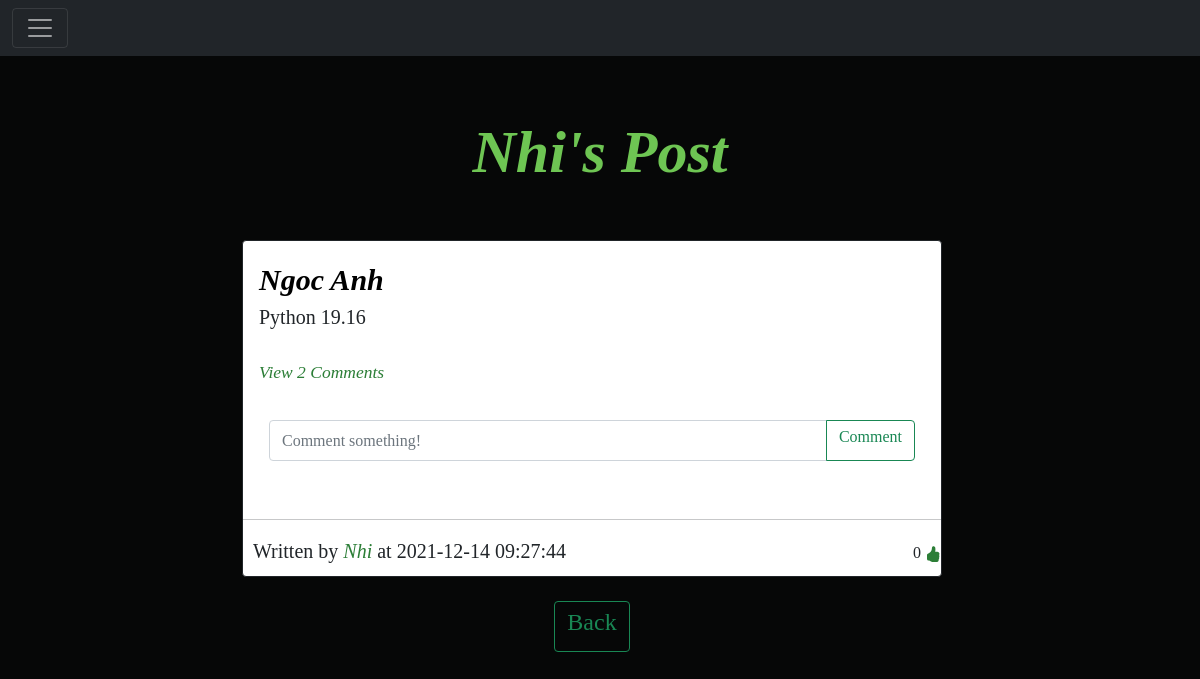
/posts/Nhi (signed in), run on an earlier commit of the app's database.
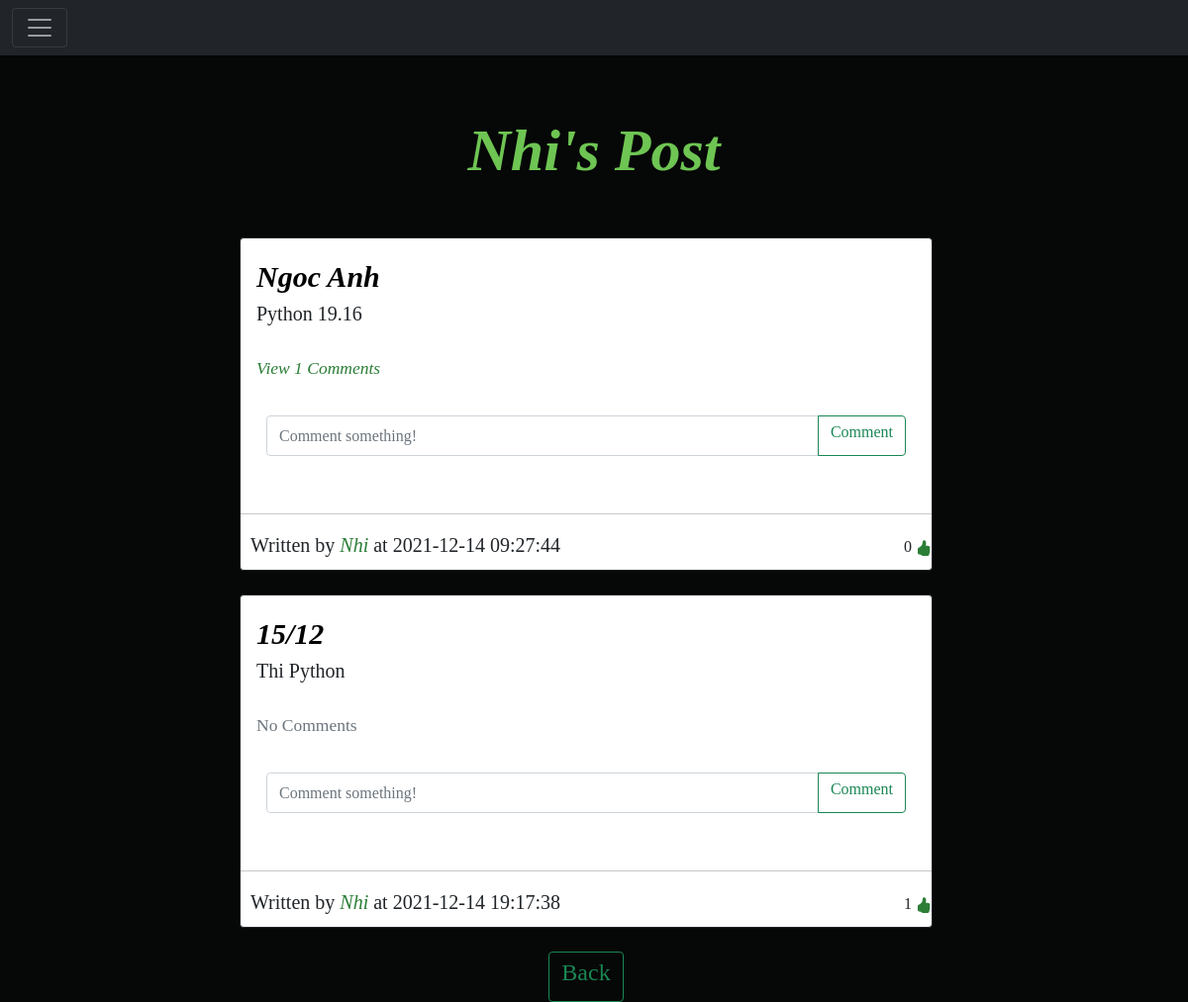
And on a later commit of the database.
### Website/models.py (models this page shows)
class Post(db.Model):
    id = db.Column(db.Integer, primary_key=True)
    title = db.Column(db.Text, nullable=False)
    text = db.Column(db.Text, nullable=False)
    date_created = db.Column(db.DateTime(timezone=True), default=func.now())
    author = db.Column(db.Integer, db.ForeignKey(
        'user.id', ondelete="CASCADE"), nullable=False)
    comments = db.relationship('Comment', backref='post', passive_deletes=True)
    likes = db.relationship('Like', backref='post', passive_deletes=True)

class User(db.Model, UserMixin):
    id = db.Column(db.Integer, primary_key=True)
    email = db.Column(db.String(150), unique=True)
    username = db.Column(db.String(150), unique=True)
    password = db.Column(db.String(150))
    date_created = db.Column(db.DateTime(timezone=True), default=func.now())
    posts = db.relationship('Post', backref='user', passive_deletes=True)
    comments = db.relationship('Comment', backref='user', passive_deletes=True)
    likes = db.relationship('Like', backref='user', passive_deletes=True)
    followed = db.relationship('Follow', foreign_keys=[Follow.follower_id], backref=db.backref('follower', lazy='joined'), lazy=True, cascade='all, delete-orphan')
    followers = db.relationship('Follow', foreign_keys=[Follow.followed_id], backref=db.backref('followed', lazy='joined'), lazy=True, cascade='all, delete-orphan')

### Website/views.py (the view)
@views.route("/posts/<username>")
@login_required
def posts(username):
    user = User.query.filter_by(username=username).first()
    if not user:
        return redirect(url_for('views.home'))
    posts = user.posts
    return render_template("posts.html", user=current_user, posts=posts, username=username)

### Website/__init__.py (called while the page is built)
def create_app():
    app = Flask(__name__)
    app.config['SECRET_KEY'] = "helloworld"
    app.config['SQLALCHEMY_DATABASE_URI'] = f'sqlite:///{DB_NAME}'
    db.init_app(app)
    from .views import views
    from .auth import auth
    app.register_blueprint(views, url_prefix="/")
    app.register_blueprint(auth, url_prefix="/")
    from .models import User, Post, Comment,Like,Follow
    create_database(app)
    login_manager = LoginManager()
    login_manager.login_view = "auth.login"
    login_manager.init_app(app)
    @login_manager.user_loader
    def load_user(id):
        return User.query.get(int(id))
    return app

### Website/templates/posts.html (shortened to what this page needs)
{% extends "posts_div.html" %}
 {% block header %} {{username}}'s Post {% endblock %}
 {% block footer %}
    <div align="center">
      <a href="/home">
          <button type="button" class="btn btn-outline-success"><h4>Back</h4></button>
        </a>
    </div>
    {% endblock %}

### Website/templates/posts_div.html (shortened to what this page needs)
{% extends "base.html" %} {% block title %}Home{% endblock %}
{% block content%}
  <h1 align="center">{% block header %}Posts{% endblock %}</h1>
  <br>
  <div  class="posts">
    {% for post in posts %}
    <div class="card border-dark">
      <div class="card-body">
        <div class="card-text">
          <a class="post-title" href="/post/{{post.id}}">{{post.title}}</a>
          <p class="post-test">{{post.text}}</p>
        </div>
        <br />
        <p class="card-text">
          {% if post.comments|length > 0 %}
          <a data-bs-toggle="collapse" href="#comments-{{post.id}}" role="button">
            <small>View {{post.comments|length}} Comments</small>
          </a>
          {% else %}
          <small class="text-muted">No Comments</small>
          {% endif %}
        </p>
        <br>
        <form
          class="input-group mb-3"
          method="POST"
          action="/create-comment/{{post.id}}"
        >
          <input
            type="text"
            id="text"
            name="text"
            class="form-control"
            placeholder="Comment something!"
          />
          <button class="btn btn-outline-success" type="submit"><h6>Comment</h6></button>
        </form>
      </div>
      <hr>
      <div class="item">
        <div class="d-flex align-items-center justify-content-between">
          <p>Written by <a list-style = "none" class="" href="/profile/{{post.user.username}}"> {{post.user.username}}</a> at {{post.date_created}}</p>
          <div>
            {{ post.likes|length }}
              {% if user.id in post.likes|map(attribute="author")|list %}
              <a href="/like-post/{{post.id}}">
                <svg xmlns="http://www.w3.org/2000/svg" width="16" height="16" fill="currentColor" class="bi bi-hand-thumbs-up" viewBox="0 0 16 16">
                  <path d="M8.864.046C7.908-.193 7.02.53 6.956 1.466c-.072 1.051-.23 2.016-.428 2.59-.125.36-.479 1.013-1.04 1.639-.557.623-1.282 1.178-2.131 1.41C2.685 7.288 2 7.87 2 8.72v4.001c0 .845.682 1.464 1.448 1.545 1.07.114 1.564.415 2.068.723l.048.03c.272.165.578.348.97.484.397.136.861.217 1.466.217h3.5c.937 0 1.599-.477 1.934-1.064a1.86 1.86 0 0 0 .254-.912c0-.152-.023-.312-.077-.464.201-.263.38-.578.488-.901.11-.33.172-.762.004-1.149.069-.13.12-.269.159-.403.077-.27.113-.568.113-.857 0-.288-.036-.585-.113-.856a2.144 2.144 0 0 0-.138-.362 1.9 1.9 0 0 0 .234-1.734c-.206-.592-.682-1.1-1.2-1.272-.847-.282-1.803-.276-2.516-.211a9.84 9.84 0 0 0-.443.05 9.365 9.365 0 0 0-.062-4.509A1.38 1.38 0 0 0 9.125.111L8.864.046zM11.5 14.721H8c-.51 0-.863-.069-1.14-.164-.281-.097-.506-.228-.776-.393l-.04-.024c-.555-.339-1.198-.731-2.49-.868-.333-.036-.554-.29-.554-.55V8.72c0-.254.226-.543.62-.65 1.095-.3 1.977-.996 2.614-1.708.635-.71 1.064-1.475 1.238-1.978.243-.7.407-1.768.482-2.85.025-.362.36-.594.667-.518l.262.066c.16.04.258.143.288.255a8.34 8.34 0 0 1-.145 4.725.5.5 0 0 0 .595.644l.003-.001.014-.003.058-.014a8.908 8.908 0 0 1 1.036-.157c.663-.06 1.457-.054 2.11.164.175.058.45.3.57.65.107.308.087.67-.266 1.022l-.353.353.353.354c.043.043.105.141.154.315.048.167.075.37.075.581 0 .212-.027.414-.075.582-.05.174-.111.272-.154.315l-.353.353.353.354c.047.047.109.177.005.488a2.224 2.224 0 0 1-.505.805l-.353.353.353.354c.006.005.041.05.041.17a.866.866 0 0 1-.121.416c-.165.288-.503.56-1.066.56z"/>
                </svg>
            </a>
              {% else %}
              <a href="/like-post/{{post.id}}">
               </a>
              {% endif %}
          </div>
    </div>
    </div>
      </div>
    <br/>
    {% endfor %}
    {% block footer %}
  {% endblock %}
  </div>
   {% endblock %}

What changed in the data, as far as the page shows it:
computed for Post "Ngoc Anh": comments|length "2" → "1"
added Post: title "15/12", text "Thi Python", shows "No Comments", user.username "Nhi", date_created "2021-12-14 19:17:38", likes|length "1"
